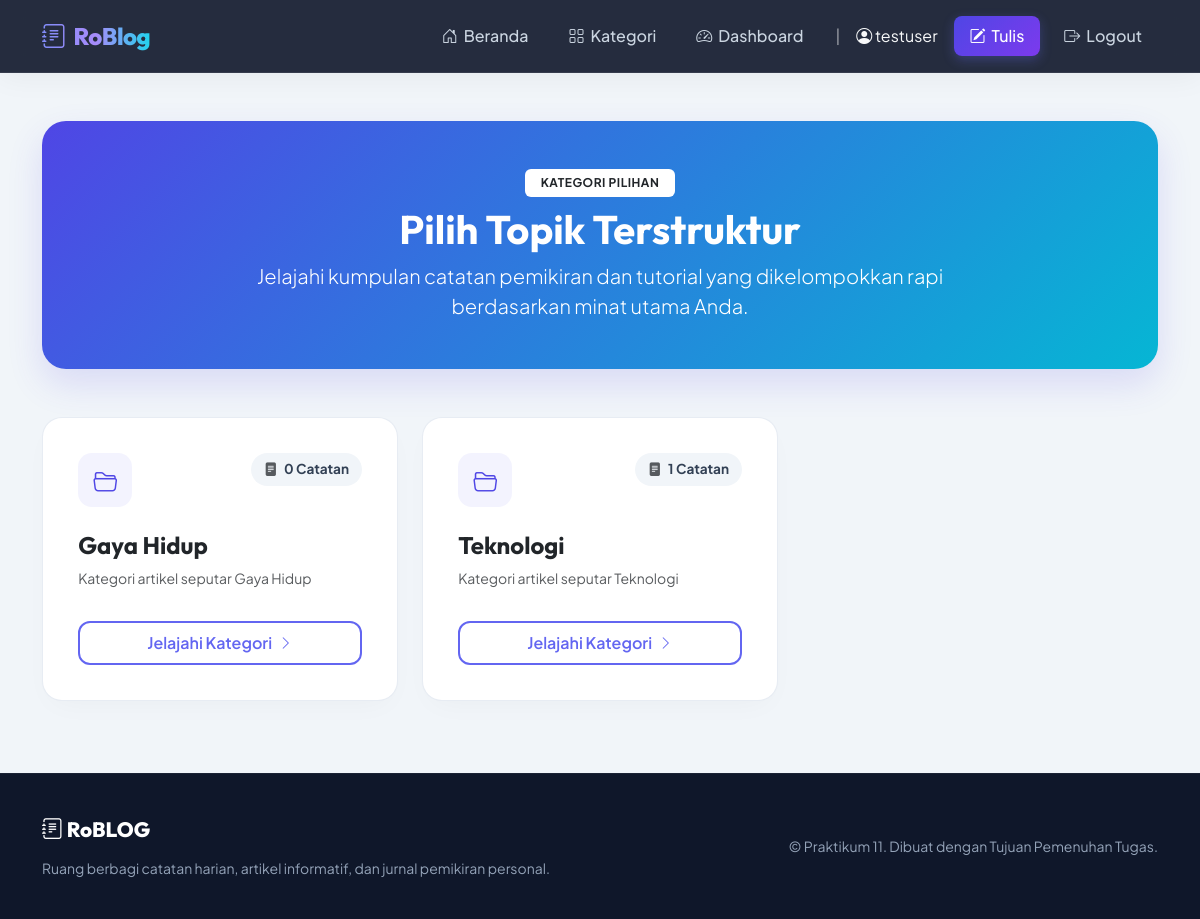
The app's page /kategori/ (signed in) with its own data.
### blog/models.py (models this page shows, shortened)
class Category(models.Model):
    name = models.CharField(max_length=100, unique=True)
    slug = models.SlugField(max_length=100, unique=True, blank=True)
    description = models.TextField(blank=True, null=True)
    class Meta:
        verbose_name_plural = "Categories"

### blog/views.py (the view)
# urls.py: path('kategori/', views.category_list, name='category-list'),
def category_list(request):
    categories = Category.objects.all().annotate(post_count=Count('posts'))
    return render(request, 'blog/category_list.html', {
        'categories': categories
    })

### blog/templates/blog/category_list.html (shortened to what this page needs)
{% extends 'blog/base.html' %}
{% block content %}
<div class="cat-header text-center">
    <div class="col-lg-8 mx-auto">
        <span class="badge bg-white text-dark mb-2 px-3 py-2 text-uppercase fw-bold" style="letter-spacing:0.5px;">Kategori Pilihan</span>
        <h1 class="text-white fw-bold">Pilih Topik Terstruktur</h1>
        <p class="lead text-light-50 m-0 opacity-90">
            Jelajahi kumpulan catatan pemikiran dan tutorial yang dikelompokkan rapi berdasarkan minat utama Anda.
        </p>
    </div>
</div>
<div class="row">
    {% if categories %}
        {% for cat in categories %}
            <div class="col-md-6 col-lg-4 mb-4">
                <div class="cat-card">
                    <span class="cat-count-badge"><i class="bi bi-file-text-fill me-1 text-muted"></i> {{ cat.post_count }} Catatan</span>
                    <div>
                        <div class="cat-icon-wrapper">
                            <i class="bi bi-folder2-open"></i>
                        </div>
                        <h4 class="fw-bold text-dark mb-2">{{ cat.name }}</h4>
                        <p class="text-muted small mb-4">
                            {% if cat.description %}
                                {{ cat.description }}
                            {% else %}
                                Telusuri kumpulan catatan dan artikel yang membahas topik seputar {{ cat.name|lower }}.
                            {% endif %}
                        </p>
                    </div>
                    <a href="{% url 'post-list' %}?category={{ cat.slug }}" class="btn btn-premium-outline w-100 mt-2 py-2">
                        Jelajahi Kategori <i class="bi bi-chevron-right small ms-1"></i>
                    </a>
                </div>
            </div>
        {% endfor %}
    {% endif %}
</div>
{% endblock %}

### blog/templates/blog/base.html (shortened to what this page needs)
<!DOCTYPE html>
<html lang="id">
<head>
    <link href="https://cdn.jsdelivr.net/npm/bootstrap@5.3.0/dist/css/bootstrap.min.css" rel="stylesheet">
    <link rel="stylesheet" href="https://cdn.jsdelivr.net/npm/bootstrap-icons@1.11.1/font/bootstrap-icons.css">
</head>
<body>
    <nav class="navbar navbar-expand-lg navbar-dark">
        <div class="container">
            <a class="navbar-brand" href="{% url 'post-list' %}">
                <i class="bi bi-journal-text text-indigo"></i>
                <span>RoBlog</span>
            </a>
            <div class="collapse navbar-collapse" id="mainNavbar">
                <ul class="navbar-nav ms-auto align-items-center gap-2 mt-3 mt-lg-0">
                    <li class="nav-item">
                        <a class="nav-link" href="{% url 'post-list' %}">
                            <i class="bi bi-house-door"></i> Beranda
                        </a>
                    </li>
                    <li class="nav-item">
                        <a class="nav-link" href="{% url 'category-list' %}">
                            <i class="bi bi-grid"></i> Kategori
                        </a>
                    </li>
                    {% if user.is_authenticated %}
                    <li class="nav-item">
                        <a class="nav-link" href="{% url 'dashboard' %}">
                            <i class="bi bi-speedometer2"></i> Dashboard
                        </a>
                    </li>
                    <span class="navbar-text text-light-50 px-2 d-none d-lg-inline">|</span>
                    <li class="nav-item">
                        <span class="navbar-text text-light me-2">
                            <i class="bi bi-person-circle"></i> {{ user.username }}
                        </span>
                    </li>
                    <li class="nav-item">
                        <a class="nav-link btn-write px-3 text-white" href="{% url 'post-create' %}">
                            <i class="bi bi-pencil-square"></i> Tulis
                        </a>
                    </li>
                    <li class="nav-item">
                        <a class="nav-link text-danger-hover" href="{% url 'logout' %}">
                            <i class="bi bi-box-arrow-right"></i> Logout
                        </a>
                    </li>
                    {% endif %}
                </ul>
            </div>
        </div>
    </nav>
    <div class="container my-5">
        {% block content %}{% endblock %}
    </div>
    <footer>
        <div class="container">
            <div class="row align-items-center">
                <div class="col-md-6 text-center text-md-start mb-3 mb-md-0">
                    <span class="footer-brand">
                        <i class="bi bi-journal-text text-indigo"></i> RoBLOG
                    </span>
                    <p class="mb-0 small text">Ruang berbagi catatan harian, artikel informatif, dan jurnal
                        pemikiran personal.</p>
                </div>
                <div class="col-md-6 text-center text-md-end">
                    <p class="mb-0 small">&copy; Praktikum 11. Dibuat dengan Tujuan Pemenuhan Tugas.</p>
                </div>
            </div>
        </div>
    </footer>
</body>
</html>

### blog/templates/blog/base.html (style rules this page uses)
:root { --primary-grad: linear-gradient(135deg, #4f46e5 0%, #7c3aed 100%); --accent-grad: linear-gradient(135deg, #06b6d4 0%, #3b82f6 100%); --navy-dark: #0f172a; --navy-slate: #1e293b; --navy-light: #f8fafc; --text-main: #334155; --text-muted: #64748b; }
body { font-family: 'Plus Jakarta Sans', sans-serif; background-color: #f1f5f9; color: var(--text-main); min-height: 100vh; display: flex; flex-direction: column; overflow-x: hidden; }
h1, h2, h3, h4, h5, h6 { font-family: 'Outfit', sans-serif; font-weight: 700; color: var(--navy-dark); }
.navbar { background: rgba(15, 23, 42, 0.9) !important; backdrop-filter: blur(12px); -webkit-backdrop-filter: blur(12px); border-bottom: 1px solid rgba(255, 255, 255, 0.08); padding: 0.8rem 0; box-shadow: 0 4px 30px rgba(0, 0, 0, 0.05); position: sticky; top: 0; z-index: 1030; transition: all 0.3s ease; }
.navbar-brand { font-family: 'Outfit', sans-serif; font-size: 1.5rem; font-weight: 800; background: linear-gradient(to right, #818cf8, #a78bfa, #22d3ee); -webkit-background-clip: text; -webkit-text-fill-color: transparent; letter-spacing: -0.5px; display: flex; align-items: center; gap: 8px; }
.nav-link { font-weight: 500; color: #cbd5e1 !important; padding: 0.5rem 1rem !important; border-radius: 8px; transition: all 0.2s ease; display: flex; align-items: center; gap: 6px; }
.nav-link.btn-write { background: var(--primary-grad); color: #ffffff !important; box-shadow: 0 4px 12px rgba(99, 102, 241, 0.3); }
.btn-premium-outline { background: transparent; border: 2px solid #6366f1; color: #6366f1; font-weight: 600; border-radius: 12px; padding: 0.5rem 1.4rem; transition: all 0.3s ease; }
footer { background: var(--navy-dark); color: #94a3b8; padding: 2.5rem 0; margin-top: auto; border-top: 1px solid rgba(255, 255, 255, 0.05); }
.footer-brand { font-family: 'Outfit', sans-serif; font-size: 1.3rem; font-weight: 800; color: #ffffff; margin-bottom: 0.8rem; display: inline-block; }

### blog/templates/blog/category_list.html (style rules this page uses)
.cat-header { background: linear-gradient(135deg, #4f46e5 0%, #06b6d4 100%); border-radius: 24px; padding: 3rem 2rem; color: white; margin-bottom: 3rem; box-shadow: 0 15px 35px rgba(79, 70, 229, 0.15); }
.cat-card { border-radius: 20px; background: #ffffff; border: 1px solid rgba(226, 232, 240, 0.8); box-shadow: 0 10px 30px -10px rgba(0, 0, 0, 0.04); transition: all 0.3s cubic-bezier(0.4, 0, 0.2, 1); padding: 2.2rem; display: flex; flex-direction: column; justify-content: space-between; height: 100%; position: relative; overflow: hidden; }
.cat-icon-wrapper { width: 54px; height: 54px; border-radius: 14px; background: rgba(99, 102, 241, 0.08); color: #4f46e5; display: flex; align-items: center; justify-content: center; margin-bottom: 1.5rem; font-size: 1.5rem; }
.cat-count-badge { position: absolute; top: 2.2rem; right: 2.2rem; font-weight: 700; font-size: 0.85rem; padding: 0.4rem 0.8rem; border-radius: 50px; background: #f1f5f9; color: var(--text-main); }

### records on screen
Category: post_count "0", name "Gaya Hidup", description "Kategori artikel seputar Gaya Hidup"
Category: post_count "1", name "Teknologi", description "Kategori artikel seputar Teknologi"

### other values on screen
{{ user.username }} "testuser"
